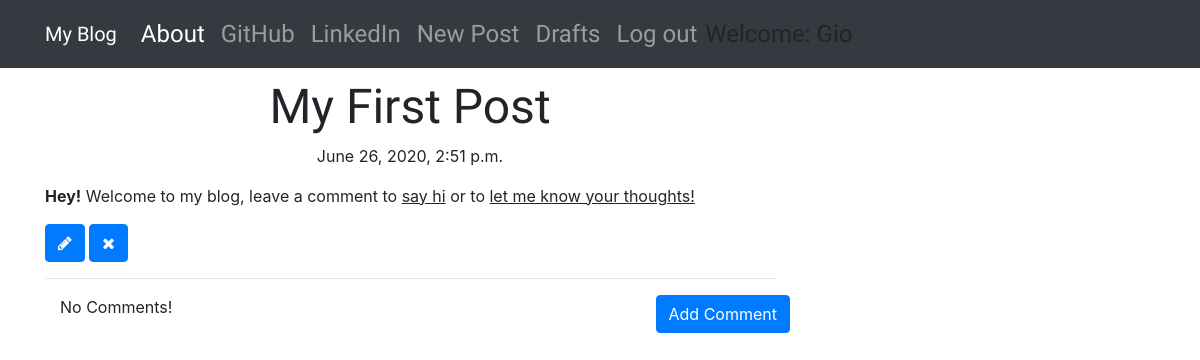
Page /post/2/ (signed in) on the committed database.
### blog/models.py (models this page shows, shortened)
class Post(models.Model):
    author = models.ForeignKey('auth.User',on_delete=models.CASCADE)
    title = models.CharField(max_length=200)
    text = models.TextField()
    created_date = models.DateTimeField(default=timezone.now)
    published_date = models.DateTimeField(blank=True,null=True)

### blog/views.py (the view)
# urls.py: path('post/<int:pk>/',views.PostDetailView.as_view(),name='post_detail'),
class PostDetailView(DetailView):
    model = Post

### blog/templates/blog/post_detail.html (shortened to what this page needs)
{% extends "blog/base.html" %}
{% block content%}
<h1 class="posttitle loader">{{ post.title }}</h1>
{% if post.published_date %}
<div class="date postdate">
  {{ post.published_date }}
</div>
{% else %}
<a class="btn btn-default" href="{% url 'post_publish' pk=post.pk %}">Publish</a>
{% endif %}
<p class="postcontent">{{ post.text|safe|linebreaksbr}}</p>
{% if user.is_authenticated %}
<a class="btn btn-primary" href="{% url 'post_edit' pk=post.pk %}"><span class="fa fa-pencil"></span></a>
<a class="btn btn-primary" href="{% url 'post_remove' pk=post.pk %}"><span class="fa fa-remove"></span></a>
{% endif %}
<hr>
<a class="btn btn-primary btn-comment" href="{% url 'add_comment_to_post' pk=post.pk %}">Add Comment</a>
<div class="container">
  {% for comment in post.comments.all %}
  <br>
    <!-- {% if user.is_authenticated or comment.approved_comment %}
      {{ comment.created_date }}
      {% if not comment.approved_comment %}
      <a class="btn btn-primary" href="{% url 'comment_remove' pk=comment.pk %}"><span class="fa fa-remove"></span></a>
      <a class="btn btn-primary" href="{% url 'comment_approve' pk=comment.pk %}"><span class="fa fa-check"></span></a>
      {% endif %} -->
      <p>{{comment.text|safe|linebreaks}}</p>
      <p>Posted by: {{comment.author }}</p>
    {% endif %}
    {% empty %}
    <p>No Comments!</p>
  {% endfor %}
</div>
{% endblock %}

### blog/templates/blog/base.html (shortened to what this page needs)
<!DOCTYPE html>
{% load static %}
<html lang="en" dir="ltr">
  <head>
    <link rel="stylesheet" href="https://stackpath.bootstrapcdn.com/bootstrap/4.5.0/css/bootstrap.min.css">
    <link href="https://maxcdn.bootstrapcdn.com/font-awesome/4.7.0/css/font-awesome.min.css" rel="stylesheet">
    <link rel="stylesheet" href="//cdn.jsdelivr.net/npm/medium-editor@latest/dist/css/medium-editor.min.css" type="text/css" media="screen" charset="utf-8">
    <link rel="stylesheet" href="{% static 'css/blog.css' %}">
  </head>
  <body class='loader'>
    <nav class="navbar navbar-expand-lg navbar-dark bg-dark techfont">
      <div class="container">
  <a class="navbar-brand" href="{% url 'post_list' %}">My Blog</a>
  <div class="collapse navbar-collapse" id="navbarNavAltMarkup">
    <div class="navbar-nav">
      <a class="nav-item nav-link active" href="{% url 'about' %}">About</a>
      <a class="nav-item nav-link" href="https://www.github.com">GitHub</a>
      <a class="nav-item nav-link" href="https://www.linkedin.com">LinkedIn</a>
      <div class="navbar-nav align-items-center ml-auto">
        {% if user.is_authenticated %}
          <a class="nav-item nav-link" href="{% url 'post_new' %}">New Post</a>
          <a class="nav-item nav-link" href="{% url 'post_draft_list' %}">Drafts</a>
          <a class="nav-item nav-link" href="{% url 'logout' %}">Log out</a>
          <a >Welcome: {{ user.username }}</a>
        {% else %}
          <a class="nav-item nav-link" href="{% url 'login' %}" aria-label="Login">
            <span class="fa fa-user" aria-hidden="true"></span></a>
        {% endif %}
      </div>
    </div>
  </div>
</div>
</nav>
<div class="content container">
  <div class="row">
    <div class="col-md-8">
      <div class="blog_posts">
        {% block content %}
        {% endblock %}
      </div>
    </div>
  </div>
</div>
  </body>
</html>

### blog/static/css/blog.css (style rules this page uses)
.techfont { font-family: 'Marvel',sans-serif; font-size: 1.5em; margin-bottom: 10px; }
.postdate { text-align: center; }
.posttitle { font-family: 'Marvel',sans-serif; font-size: 3em; text-align: center; }
.postcontent { font-family: 'Montserrat'; font-size: 1.5em; }
.btn-comment { position: absolute; right: 0px; }
.loader { filter:hue-rotate(0deg); color:linear-gradient(45deg,#0f8,#08f); animation:hue 10000ms infinite linear; }

### rows in the picture
Post: title "My First Post", published_date "June 26, 2020, 2:51 p.m.", text "Hey! Welcome to my blog, leave a comment to say hi or to let me know your thoughts!"

### other values in the picture
{{ user.username }} "Gio"
